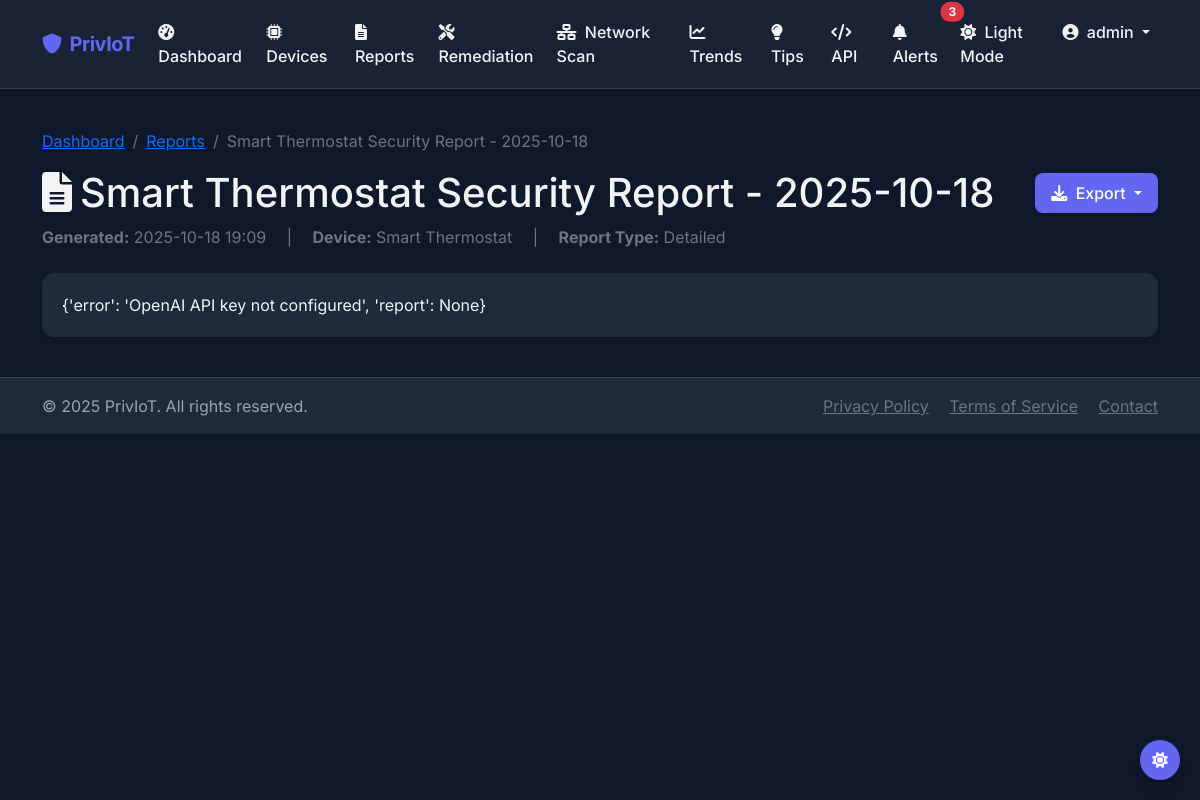
Page /report/1 (signed in) on the committed database.
### models.py (models this page shows, shortened)
class User(UserMixin, db.Model):
    id = db.Column(db.Integer, primary_key=True)
    username = db.Column(db.String(64), unique=True, nullable=False)
    email = db.Column(db.String(120), unique=True, nullable=False)
    password_hash = db.Column(db.String(256), nullable=False)
    role = db.Column(db.String(20), default='user')
    created_at = db.Column(db.DateTime, default=datetime.utcnow)
    last_login = db.Column(db.DateTime)
    is_active = db.Column(db.Boolean, default=True)
    api_key = db.Column(db.String(64), unique=True)
    notification_preferences = db.Column(db.Text)  # JSON string for notification settings
    phone = db.Column(db.String(20))  # For SMS notifications
    devices = db.relationship('Device', backref='owner', lazy='dynamic')
    scans = db.relationship('Scan', backref='user', lazy='dynamic')
    reports = db.relationship('Report', backref='user', lazy='dynamic')

class Report(db.Model):
    id = db.Column(db.Integer, primary_key=True)
    title = db.Column(db.String(100), nullable=False)
    report_type = db.Column(db.String(50))  # detailed, summary, executive
    generated_at = db.Column(db.DateTime, default=datetime.utcnow)
    file_path = db.Column(db.String(255))  # Path to generated file (PDF, etc.)
    file_size = db.Column(db.Integer)  # File size in bytes
    download_count = db.Column(db.Integer, default=0)
    content = db.Column(db.Text)
    scan_id = db.Column(db.Integer, db.ForeignKey('scan.id'), nullable=False)
    user_id = db.Column(db.Integer, db.ForeignKey('user.id'), nullable=False)
    scan = db.relationship('Scan', backref='reports')

class Device(db.Model):
    id = db.Column(db.Integer, primary_key=True)
    name = db.Column(db.String(100), nullable=False)
    device_type = db.Column(db.String(50), nullable=False)
    manufacturer = db.Column(db.String(100))
    model = db.Column(db.String(100))
    firmware_version = db.Column(db.String(50))
    ip_address = db.Column(db.String(15))
    mac_address = db.Column(db.String(17))
    location = db.Column(db.String(100))
    description = db.Column(db.Text)
    created_at = db.Column(db.DateTime, default=datetime.utcnow)
    last_scan_date = db.Column(db.DateTime)
    is_active = db.Column(db.Boolean, default=True)
    tags = db.Column(db.Text)  # JSON string for device tags
    user_id = db.Column(db.Integer, db.ForeignKey('user.id'), nullable=False)
    scans = db.relationship('Scan', backref='device', lazy='dynamic')

### routes.py (the view)
@app.route('/report/<int:report_id>')
@login_required
def report_detail(report_id):
    report = Report.query.get_or_404(report_id)
    if report.user_id != current_user.id and current_user.role != 'admin':
        flash('You do not have permission to view this report.', 'danger')
        return redirect(url_for('reports'))
    return render_template('report_detail.html', report=report)

### models.py (called while the page is built)
@login_manager.user_loader
def load_user(user_id):
    return User.query.get(int(user_id))

### routes.py (called while the page is built)
@app.context_processor
def inject_theme():
    if 'theme' not in session:
        session['theme'] = 'dark'
    return dict(theme=session['theme'])

@app.context_processor
def inject_models():
    from models import Scan
    return dict(Scan=Scan)

@app.context_processor
def inject_alerts_count():
    alerts_count = 0
    if current_user.is_authenticated:
        alerts_count = 3
    return dict(alerts_count=alerts_count)

### templates/report_detail.html (shortened to what this page needs)
{% extends "layout.html" %}
{% block content %}
<div class="container">
    <div class="row mb-4">
        <div class="col-12">
            <nav aria-label="breadcrumb">
                <ol class="breadcrumb">
                    <li class="breadcrumb-item"><a href="{{ url_for('dashboard') }}">Dashboard</a></li>
                    <li class="breadcrumb-item"><a href="{{ url_for('reports') }}">Reports</a></li>
                    <li class="breadcrumb-item active">{{ report.title }}</li>
                </ol>
            </nav>
            <div class="d-flex justify-content-between align-items-center">
                <h1 class="mb-0">
                    <i class="fas fa-file-alt me-2"></i>{{ report.title }}
                </h1>
                <div class="btn-group">
                    <button type="button" class="btn btn-primary dropdown-toggle" data-bs-toggle="dropdown" aria-expanded="false">
                        <i class="fas fa-download me-1"></i> Export
                    </button>
                </div>
            </div>
            <div class="text-muted mt-2">
                <span><strong>Generated:</strong> {{ report.generated_at.strftime('%Y-%m-%d %H:%M') }}</span>
                <span class="mx-3">|</span>
                <span><strong>Device:</strong> {{ report.scan.device.name }}</span>
                <span class="mx-3">|</span>
                <span><strong>Report Type:</strong> {{ report.report_type|capitalize }}</span>
            </div>
        </div>
    </div>
    <div class="row">
        <div class="col-12">
            <div class="card">
                <div class="card-body">
                    {{ report.content }}
                </div>
            </div>
        </div>
    </div>
</div>
<div class="position-fixed bottom-0 end-0 p-3" style="z-index: 11">
</div>
{% endblock %}

### templates/layout.html (shortened to what this page needs)
<!DOCTYPE html>
<html lang="en" data-theme="{{ theme }}">
<head>
    <link href="https://cdn.jsdelivr.net/npm/bootstrap@5.2.3/dist/css/bootstrap.min.css" rel="stylesheet">
    <link rel="stylesheet" href="https://cdnjs.cloudflare.com/ajax/libs/font-awesome/6.0.0/css/all.min.css" />
    <link rel="stylesheet" href="https://cdnjs.cloudflare.com/ajax/libs/animate.css/4.1.1/animate.min.css">
    <link rel="stylesheet" href="{{ url_for('static', filename='css/style.css') }}">
    <link rel="stylesheet" href="{{ url_for('static', filename='css/neumorphic.css') }}">
</head>
<body class="page-transition">
    {% if current_user.is_authenticated %}
    <nav class="navbar navbar-expand-lg navbar-dark">
        <div class="container">
            <a class="navbar-brand" href="{{ url_for('dashboard') }}">
                <i class="fas fa-shield-alt me-2"></i>PrivIoT
            </a>
            <div class="collapse navbar-collapse" id="navbarNav">
                <ul class="navbar-nav me-auto">
                    <li class="nav-item">
                        <a class="nav-link {% if request.path == url_for('dashboard') %}active{% endif %}" href="{{ url_for('dashboard') }}">
                            <i class="fas fa-tachometer-alt me-1"></i> Dashboard
                        </a>
                    </li>
                    <li class="nav-item">
                        <a class="nav-link {% if request.path == url_for('devices') %}active{% endif %}" href="{{ url_for('devices') }}">
                            <i class="fas fa-microchip me-1"></i> Devices
                        </a>
                    </li>
                    <li class="nav-item">
                        <a class="nav-link {% if request.path == url_for('reports') %}active{% endif %}" href="{{ url_for('reports') }}">
                            <i class="fas fa-file-alt me-1"></i> Reports
                        </a>
                    </li>
                    <li class="nav-item">
                        <a class="nav-link {% if request.path == url_for('remediation') %}active{% endif %}" href="{{ url_for('remediation') }}">
                            <i class="fas fa-tools me-1"></i> Remediation
                        </a>
                    </li>
                    <li class="nav-item">
                        <a class="nav-link {% if request.path == url_for('network_scan_page') %}active{% endif %}" href="{{ url_for('network_scan_page') }}">
                            <i class="fas fa-network-wired me-1"></i> Network Scan
                        </a>
                    </li>
                    <li class="nav-item">
                        <a class="nav-link {% if request.path == url_for('trends_page') %}active{% endif %}" href="{{ url_for('trends_page') }}">
                            <i class="fas fa-chart-line me-1"></i> Trends
                        </a>
                    </li>
                    <li class="nav-item">
                        <a class="nav-link {% if request.path == url_for('security_tips') %}active{% endif %}" href="{{ url_for('security_tips') }}">
                            <i class="fas fa-lightbulb me-1"></i> Tips
                        </a>
                    </li>
                    <li class="nav-item">
                        <a class="nav-link {% if request.path == url_for('api_docs') %}active{% endif %}" href="{{ url_for('api_docs') }}">
                            <i class="fas fa-code me-1"></i> API
                        </a>
                    </li>
                </ul>
                <ul class="navbar-nav ms-auto">
                    <li class="nav-item">
                        <a href="{{ url_for('alerts') }}" class="nav-link position-relative">
                            <i class="fas fa-bell me-1"></i> Alerts
                            <span class="position-absolute top-0 start-100 translate-middle badge rounded-pill bg-danger">
                                {{ alerts_count if alerts_count else "0" }}
                            </span>
                        </a>
                    </li>
                    <li class="nav-item">
                        <a href="{{ url_for('toggle_theme') }}" class="nav-link" id="themeToggleLink">
                            {% if theme == 'light' %}
                            <i class="fas fa-moon me-1"></i> Dark Mode
                            {% else %}
                            <i class="fas fa-sun me-1"></i> Light Mode
                            {% endif %}
                        </a>
                    </li>
                    <li class="nav-item dropdown">
                        <a class="nav-link dropdown-toggle" href="#" id="userDropdown" role="button" data-bs-toggle="dropdown" aria-expanded="false">
                            <i class="fas fa-user-circle me-1"></i> {{ current_user.username }}
                        </a>
                    </li>
                </ul>
            </div>
        </div>
    </nav>
    {% endif %}
    <main class="py-4">
        {% block content %}{% endblock %}
    </main>
    <footer class="footer mt-auto py-3">
        <div class="container">
            <div class="row">
                <div class="col-md-6">
                    <p class="mb-0">&copy; 2025 PrivIoT. All rights reserved.</p>
                </div>
                <div class="col-md-6 text-md-end">
                    <a href="#" class="text-muted me-3">Privacy Policy</a>
                    <a href="#" class="text-muted me-3">Terms of Service</a>
                    <a href="#" class="text-muted">Contact</a>
                </div>
            </div>
        </div>
    </footer>
    <div class="theme-toggle" id="themeToggle" title="Toggle theme">
        <i class="fas {% if theme == 'light' %}fa-moon{% else %}fa-sun{% endif %}"></i>
    </div>
</body>
</html>

### static/css/style.css (style rules this page uses)
:root { --primary-color: #6366F1; --secondary-color: #8B5CF6; --tertiary-color: #EC4899; --success-color: #10B981; --danger-color: #EF4444; --warning-color: #F59E0B; --info-color: #3B82F6; --light-color: #F9FAFB; --dark-color: #111827; --text-color: #F3F4F6; --text-muted: #9CA3AF; --bg-primary: #0F172A; --bg-secondary: #1E293B; --bg-tertiary: #334155; --card-bg: #1E293B; --border-color: #334155; --accent-glow: #6366F1; --accent-terminal: #10B981; --critical-color: #EF4444; --high-color: #F59E0B; --medium-color: #FBBF24; --low-color: #3B82F6; --font-family: 'Inter', 'Segoe UI', Roboto, 'Helvetica Neue', Arial, sans-serif; --shadow-sm: 0 4px 6px -1px rgba(0, 0, 0, 0.1), 0 2px 4px -1px rgba(0, 0, 0, 0.06); --shadow-md: 0 10px 15px -3px rgba(0, 0, 0, 0.1), 0 4px 6px -2px rgba(0, 0, 0, 0.05); --shadow-lg: 0 20px 25px -5px rgba(0, 0, 0, 0.1), 0 10px 10px -5px rgba(0, 0, 0, 0.04); --shadow-inner: inset 0 2px 4px 0 rgba(0, 0, 0, 0.06); --shadow-glow: 0 0 15px rgba(99, 102, 241, 0.5); --border-radius: 12px; --button-radius: 8px; --transition: all 0.25s cubic-bezier(0.25, 0.8, 0.25, 1); }
body { font-family: var(--font-family); background-color: var(--bg-primary); color: var(--text-color); min-height: 100vh; transition: var(--transition); }
.card { background-color: var(--card-bg); border: none; border-radius: var(--border-radius); box-shadow: var(--shadow-sm); transition: var(--transition); margin-bottom: 1rem; overflow: hidden; }
.card-body { padding: 1.25rem; }
.btn { border-radius: var(--button-radius); font-weight: 500; padding: 0.5rem 1rem; transition: var(--transition); border: none; box-shadow: none; position: relative; overflow: hidden; }
.btn-primary { background-color: var(--primary-color); color: white; }
.navbar { background-color: rgba(30, 41, 59, 0.7); backdrop-filter: blur(10px); -webkit-backdrop-filter: blur(10px); border-bottom: 1px solid var(--border-color); padding: 0.75rem 1rem; box-shadow: var(--shadow-sm); }
.navbar-brand { font-weight: 700; color: var(--primary-color); letter-spacing: -0.5px; }
.nav-link { color: var(--text-color); transition: var(--transition); font-weight: 500; padding: 0.5rem 1rem; border-radius: 8px; position: relative; }
.footer { background-color: var(--bg-secondary); border-top: 1px solid var(--border-color); color: var(--text-muted); padding: 1rem 0; }
.theme-toggle { position: fixed; bottom: 20px; right: 20px; width: 40px; height: 40px; border-radius: 50%; background-color: var(--primary-color); display: flex; align-items: center; justify-content: center; color: white; cursor: pointer; box-shadow: var(--shadow-md); transition: all 0.3s ease; z-index: 1000; }
.page-transition { animation: fadeIn 0.5s ease-out; }

### static/css/neumorphic.css (style rules this page uses)
:root { --neumorph-bg: var(--bg-secondary); --neumorph-shadow-light: rgba(255, 255, 255, 0.05); --neumorph-shadow-dark: rgba(0, 0, 0, 0.1); --neumorph-radius: 12px; --neumorph-depth: 6px; }

### rows in the picture
User: username "admin"
Report: title "Smart Thermostat Security Report - 2025-10-18", generated_at "2025-10-18 19:09", report_type "Detailed", content "{'error': 'OpenAI API key not configured', 'report': None}"
Device: scan.device.name "Smart Thermostat"

### other values in the picture
{{ alerts_count if alerts_count else "0" }} "3"
